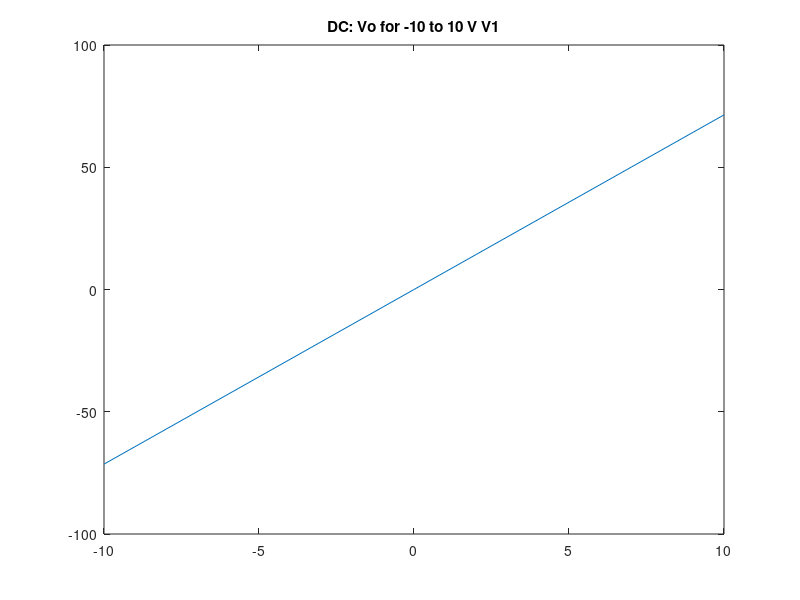
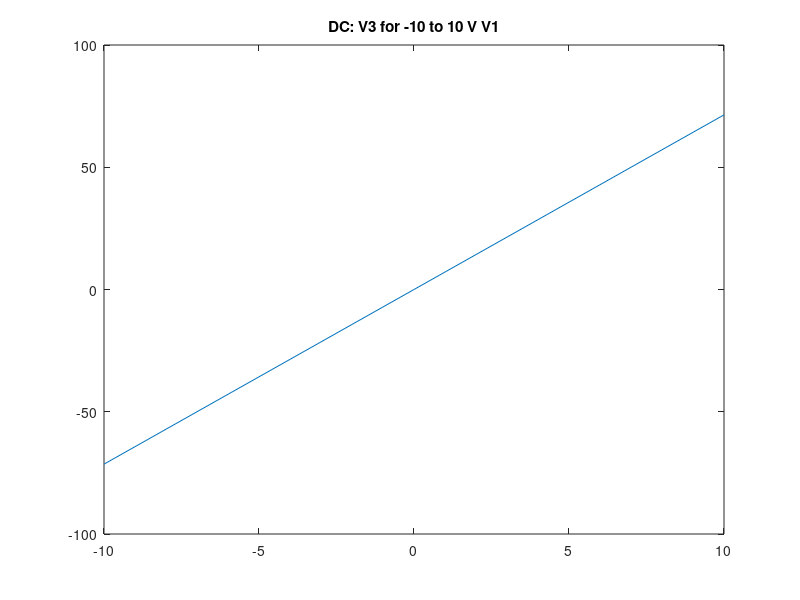
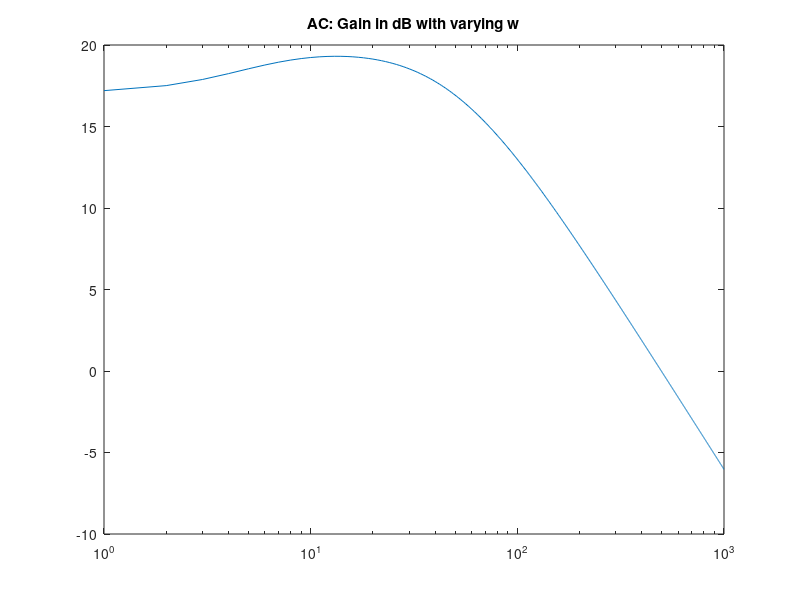
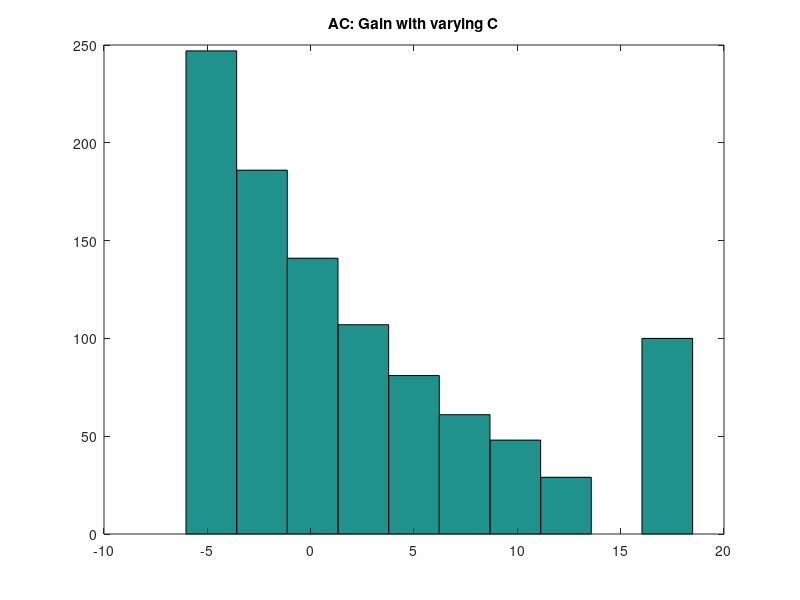

Source code (MATLAB) for these figures, in order:
clear all


R1=1;
C1=0.25;
R2=2;
L1=0.2;
R3=10;
a=100;
R4=0.1;
Ro=1000;


%       V1    V2     V3          V5      IL3
% G = [-1/R1, 0,     0,          0,      0; ...%N1
%      1/R1 , -1/R2, 0,          0,      0; ...%N2
%      0,     0,     -1/R3,      0,      0; ...%N3
%      0,     0,     -a/(R3*R4), -1/R4,  0; ...%N4
     

C = [  0, 0,   0, 0, 0, 0, 0; ...
     -C1,C1,   0, 0, 0, 0, 0; ...
       0, 0, -L1, 0, 0, 0, 0; ...
       0, 0,   0, 0, 0, 0, 0; ...
       0, 0,   0, 0, 0, 0, 0; ...
       0, 0,   0, 0, 0, 0, 0; ...
       0, 0,   0, 0, 0, 0, 0];
   
G = [     1,             0,  0,    0,  0,     0,            0; ...
      -1/R1, (1/R2 + 1/R1), -1,    0,  0,     0,            0; ...
          0,             1,  0,   -1,  0,     0,            0; ...
          0,             0, -1, 1/R3,  0,     0,            0; ...
          0,             0,  0,    0, -a,     1,            0; ...
          0,             0,  0, 1/R3, -1,     0,            0; ...
          0,             0,  0,    0,  0, -1/R4, (1/R4 +1/Ro)];

      
V1 = 10;      
F = [V1; 0; 0; 0; 0; 0; 0];

w = 0;
V = (G+1i*w*C)\F;

for k =1:21
    vp = -10 +k -1;
    F(1,1) = vp;
    
    V(:,:,k) = (G+1i*w*C)\F;
end

Vo(1,:) = V(7,1,:);
V3(1,:) = V(4,1,:).*R3;

figure(1)
plot(-10:1:10,Vo)
title('DC: Vo for -10 to 10 V V1')

figure(2)
plot(-10:1:10,V3)
title('DC: V3 for -10 to 10 V V1')


%changing omega
F(1,1) =10;
for w = 1:1000
    V(:,:,w) = (G+1i*w*C)\F;
end

clear Vo
Vo(1,:) = V(7,1,:);

Vo1 = 20*log10(Vo/V1);

figure(3)
semilogx(1:1000,Vo1)
title('AC: Gain in dB with varying w')

%Random perturbations on C's
w=pi;
std = 0.05;
for i = 1:100
    Cnew = normrnd(C1,std);
    C(2,1) = -Cnew;
    C(2,2) = Cnew;
    
    V(:,:,i) = (G+1i*w*C)\F;
end

clear Vo
Vo(1,:) = V(7,1,:);

Vo1 = 20*log10(Vo/V1);

figure(4)
hist(real(Vo1(:)))
title('AC: Gain with varying C')


